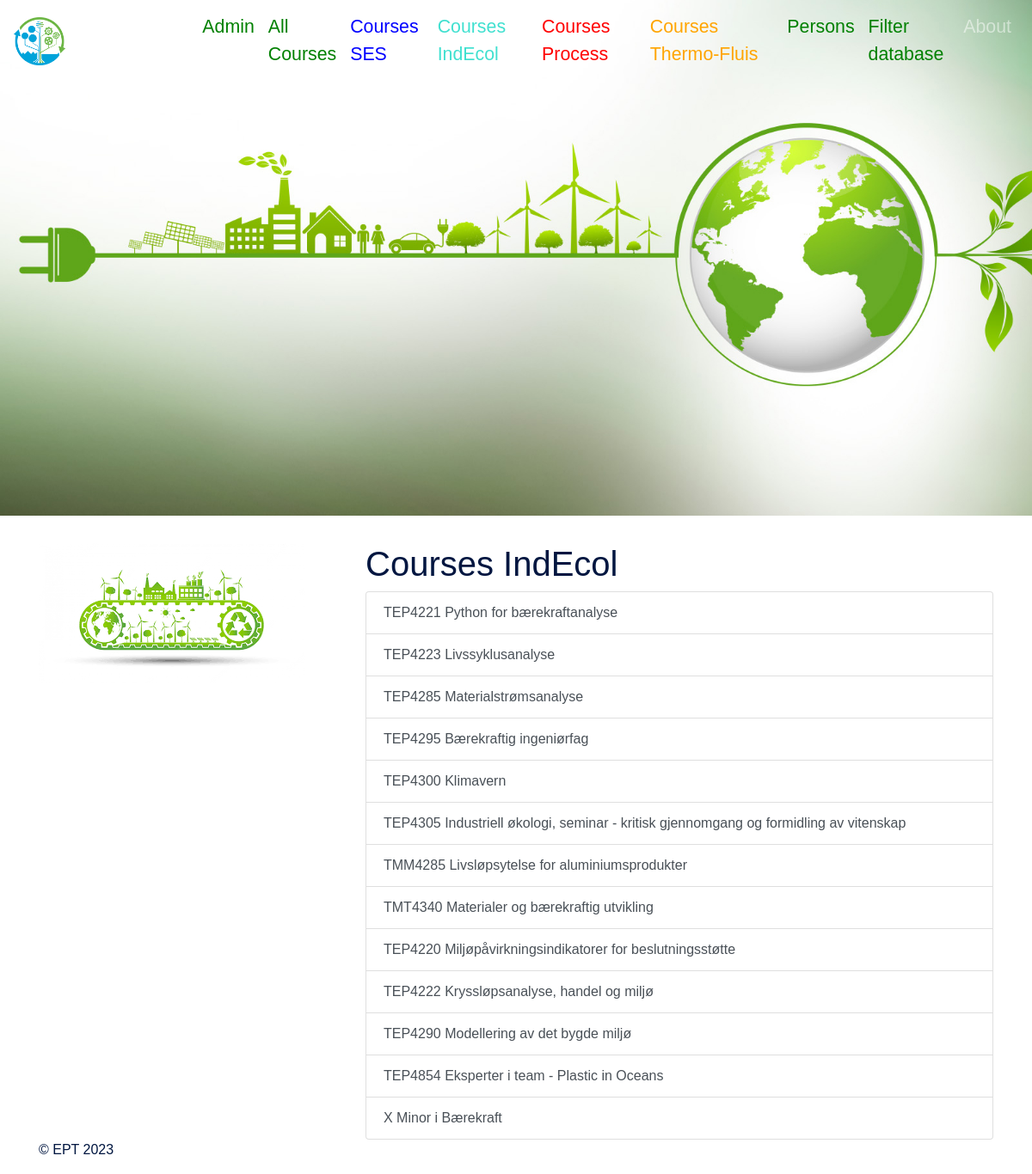
/courses_indecol/, run on the app's committed database.
### app_teaching/models.py (models this page shows)
class Course(models.Model):
    course_id = models.CharField(
        unique=True,
        null=False,
        blank=False,
        max_length=50
    )
    name= models.CharField(
        null=False,
        blank=False,
        max_length=200
    )
    type = models.CharField(choices = course_type_choices,
                            max_length=3,
                            default='-')
    group = models.CharField(choices = course_group_choices,
                            max_length=3,
                            default='-')
    semester = models.CharField(choices = semester_type_choices,
                            max_length=2,
                            default='-')
    studiepoeng = models.CharField(choices = studiepoeng_choices,
                            max_length=4,default='-'
                            )
    nb_student = models.IntegerField(
        null = True,
    )
    nb_vit= models.IntegerField(
        null = True,
    )
    nb_stud_ass= models.IntegerField(
        null = True,
    )
    def __str__(self):
        return self.course_id + ' ' + self.name

### app_teaching/views.py (the view)
# urls.py: path('courses_indecol/', views.courses_indecol, name = 'courses_indecol'),
def courses_indecol(request):
    all_courses_indecol = models.Course.objects.all()
    return render(request,'courses_indecol.html',{'courses_indecol': all_courses_indecol})

### app_teaching/templates/courses_indecol.html (shortened to what this page needs)
{% extends 'base.html' %}
{%block content%}
<h1>Courses IndEcol</h1>
<ul class = "list-group">
{%for course in courses_indecol%}
{%if course.group == 'i'%}
    <a class = "list-group-item list-group-item-action" href = " {% url 'course_details' course.id %}">
        {{course}}
    </a>
    {%endif%}
{%endfor%}
</ul>
{%endblock content%}

### data on the page
Course: course+name "TEP4221 Python for bærekraftanalyse"
Course: course+name "TEP4223 Livssyklusanalyse"
Course: course+name "TEP4285 Materialstrømsanalyse"
Course: course+name "TEP4295 Bærekraftig ingeniørfag"
Course: course+name "TEP4300 Klimavern"
Course: course+name "TEP4305 Industriell økologi, seminar - kritisk gjennomgang og formidling av vitenskap"
Course: course+name "TMM4285 Livsløpsytelse for aluminiumsprodukter"
Course: course+name "TMT4340 Materialer og bærekraftig utvikling"
Course: course+name "TEP4220 Miljøpåvirkningsindikatorer for beslutningsstøtte"
Course: course+name "TEP4222 Kryssløpsanalyse, handel og miljø"
Course: course+name "TEP4290 Modellering av det bygde miljø"
Course: course+name "TEP4854 Eksperter i team - Plastic in Oceans"
Course: course+name "X Minor i Bærekraft"
